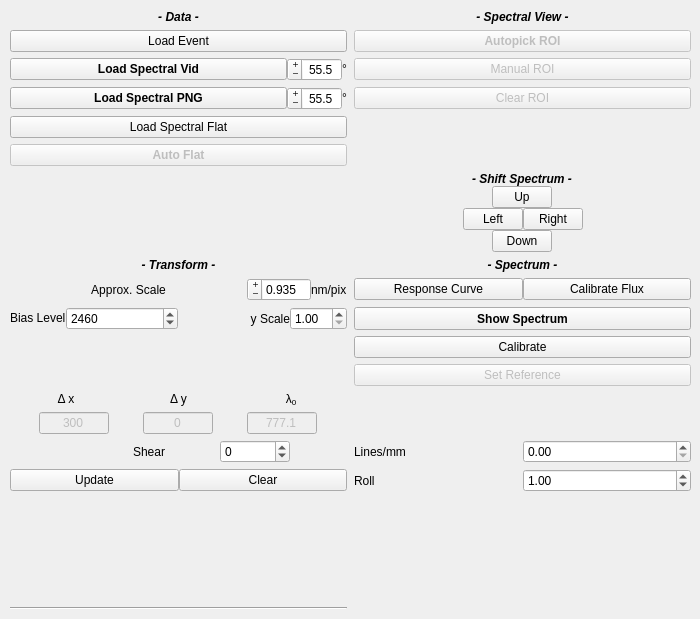
    <widget class="QWidget" name="tab_5">
     <attribute name="title">
      <string>Setup</string>
     </attribute>
     <widget class="QWidget" name="gridLayoutWidget">
      <property name="geometry">
       <rect>
        <x>10</x>
        <y>10</y>
        <width>681</width>
        <height>600</height>
       </rect>
      </property>
      <layout class="QGridLayout" name="gridLayout">
       <property name="sizeConstraint">
        <enum>QLayout::SetMinimumSize</enum>
       </property>
       <property name="horizontalSpacing">
        <number>7</number>
       </property>
       <item row="1" column="0">
        <widget class="QPushButton" name="LoadEventFile_button">
         <property name="sizePolicy">
          <sizepolicy hsizetype="MinimumExpanding" vsizetype="Fixed">
           <horstretch>0</horstretch>
           <verstretch>0</verstretch>
          </sizepolicy>
         </property>
         <property name="text">
          <string>Load Event</string>
         </property>
        </widget>
       </item>
       <item row="11" column="0">
        <layout class="QHBoxLayout" name="horizontalLayout_4"/>
       </item>
       <item row="13" column="0">
        <layout class="QHBoxLayout" name="horizontalLayout_19">
         <item>
          <widget class="QLineEdit" name="DeltaX_edit">
           <property name="enabled">
            <bool>false</bool>
           </property>
           <property name="sizePolicy">
            <sizepolicy hsizetype="Minimum" vsizetype="Fixed">
             <horstretch>0</horstretch>
             <verstretch>0</verstretch>
            </sizepolicy>
           </property>
           <property name="minimumSize">
            <size>
             <width>70</width>
             <height>0</height>
            </size>
           </property>
           <property name="maximumSize">
            <size>
             <width>70</width>
             <height>16777215</height>
            </size>
           </property>
           <property name="text">
            <string>300</string>
           </property>
           <property name="alignment">
            <set>Qt::AlignCenter</set>
           </property>
          </widget>
         </item>
         <item>
          <spacer name="horizontalSpacer">
           <property name="orientation">
            <enum>Qt::Horizontal</enum>
           </property>
           <property name="sizeType">
            <enum>QSizePolicy::Fixed</enum>
           </property>
           <property name="sizeHint" stdset="0">
            <size>
             <width>5</width>
             <height>10</height>
            </size>
           </property>
          </spacer>
         </item>
         <item>
          <widget class="QLineEdit" name="DeltaY_edit">
           <property name="enabled">
            <bool>false</bool>
           </property>
           <property name="sizePolicy">
            <sizepolicy hsizetype="Minimum" vsizetype="Fixed">
             <horstretch>0</horstretch>
             <verstretch>0</verstretch>
            </sizepolicy>
           </property>
           <property name="maximumSize">
            <size>
             <width>70</width>
             <height>16777215</height>
            </size>
           </property>
           <property name="text">
            <string>0</string>
           </property>
           <property name="alignment">
            <set>Qt::AlignCenter</set>
           </property>
          </widget>
         </item>
         <item>
          <spacer name="horizontalSpacer_2">
           <property name="orientation">
            <enum>Qt::Horizontal</enum>
           </property>
           <property name="sizeType">
            <enum>QSizePolicy::Fixed</enum>
           </property>
           <property name="sizeHint" stdset="0">
            <size>
             <width>5</width>
             <height>10</height>
            </size>
           </property>
          </spacer>
         </item>
         <item>
          <widget class="QLineEdit" name="nm0_edit">
           <property name="enabled">
            <bool>false</bool>
           </property>
           <property name="sizePolicy">
            <sizepolicy hsizetype="Minimum" vsizetype="Fixed">
             <horstretch>0</horstretch>
             <verstretch>0</verstretch>
            </sizepolicy>
           </property>
           <property name="maximumSize">
            <size>
             <width>70</width>
             <height>16777215</height>
            </size>
           </property>
           <property name="text">
            <string>777.1</string>
           </property>
           <property name="alignment">
            <set>Qt::AlignCenter</set>
           </property>
          </widget>
         </item>
        </layout>
       </item>
       <item row="9" column="1">
        <widget class="QPushButton" name="MeasuredSpec_button">
         <property name="enabled">
          <bool>true</bool>
         </property>
         <property name="sizePolicy">
          <sizepolicy hsizetype="Minimum" vsizetype="Fixed">
           <horstretch>0</horstretch>
           <verstretch>0</verstretch>
          </sizepolicy>
         </property>
         <property name="maximumSize">
          <size>
           <width>16777215</width>
           <height>40</height>
          </size>
         </property>
         <property name="font">
          <font>
           <weight>75</weight>
           <bold>true</bold>
          </font>
         </property>
         <property name="text">
          <string>Show Spectrum</string>
         </property>
        </widget>
       </item>
       <item row="12" column="0">
        <layout class="QHBoxLayout" name="horizontalLayout_3">
         <item>
          <widget class="QLabel" name="label_39">
           <property name="sizePolicy">
            <sizepolicy hsizetype="Minimum" vsizetype="Preferred">
             <horstretch>0</horstretch>
             <verstretch>0</verstretch>
            </sizepolicy>
           </property>
           <property name="text">
            <string>&lt;p&gt;&amp;Delta; x&lt;/p&gt;</string>
           </property>
           <property name="alignment">
            <set>Qt::AlignCenter</set>
           </property>
          </widget>
         </item>
         <item>
          <widget class="QLabel" name="label_40">
           <property name="sizePolicy">
            <sizepolicy hsizetype="Minimum" vsizetype="Preferred">
             <horstretch>0</horstretch>
             <verstretch>0</verstretch>
            </sizepolicy>
           </property>
           <property name="text">
            <string>&lt;p&gt;&amp;Delta; y&lt;/p&gt;</string>
           </property>
           <property name="alignment">
            <set>Qt::AlignCenter</set>
           </property>
          </widget>
         </item>
         <item>
          <widget class="QLabel" name="label_41">
           <property name="sizePolicy">
            <sizepolicy hsizetype="Minimum" vsizetype="Preferred">
             <horstretch>0</horstretch>
             <verstretch>0</verstretch>
            </sizepolicy>
           </property>
           <property name="text">
            <string>&lt;html&gt;&lt;head/&gt;&lt;body&gt;&lt;p&gt;&lt;span style=&quot; font-size:9pt;&quot;&gt;λ&lt;/span&gt;&lt;span style=&quot; font-size:9pt; vertical-align:sub;&quot;&gt;0&lt;/span&gt;&lt;/p&gt;&lt;/body&gt;&lt;/html&gt;</string>
           </property>
           <property name="alignment">
            <set>Qt::AlignCenter</set>
           </property>
          </widget>
         </item>
        </layout>
       </item>
       <item row="2" column="0">
        <layout class="QHBoxLayout" name="horizontalLayout_27">
         <item>
          <widget class="QPushButton" name="UploadSpectral_button">
           <property name="sizePolicy">
            <sizepolicy hsizetype="MinimumExpanding" vsizetype="Fixed">
             <horstretch>0</horstretch>
             <verstretch>0</verstretch>
            </sizepolicy>
           </property>
           <property name="font">
            <font>
             <weight>75</weight>
             <bold>true</bold>
            </font>
           </property>
           <property name="toolTip">
            <string extracomment="Select vid file to load and rotate by amount in box to the right"/>
           </property>
           <property name="text">
            <string>Load Spectral Vid</string>
           </property>
          </widget>
         </item>
         <item>
          <widget class="QDoubleSpinBox" name="SpectralRotation_rollbox">
           <property name="sizePolicy">
            <sizepolicy hsizetype="Maximum" vsizetype="Fixed">
             <horstretch>0</horstretch>
             <verstretch>0</verstretch>
            </sizepolicy>
           </property>
           <property name="toolTip">
            <string extracomment="Rotation"/>
           </property>
           <property name="whatsThis">
            <string extracomment="Rotation"/>
           </property>
           <property name="layoutDirection">
            <enum>Qt::RightToLeft</enum>
           </property>
           <property name="alignment">
            <set>Qt::AlignCenter</set>
           </property>
           <property name="buttonSymbols">
            <enum>QAbstractSpinBox::PlusMinus</enum>
           </property>
           <property name="decimals">
            <number>1</number>
           </property>
           <property name="minimum">
            <double>-90.000000000000000</double>
           </property>
           <property name="maximum">
            <double>90.000000000000000</double>
           </property>
           <property name="value">
            <double>55.500000000000000</double>
           </property>
          </widget>
         </item>
         <item>
          <widget class="QLabel" name="label_10">
           <property name="sizePolicy">
            <sizepolicy hsizetype="Maximum" vsizetype="Preferred">
             <horstretch>0</horstretch>
             <verstretch>0</verstretch>
            </sizepolicy>
           </property>
           <property name="text">
            <string>&lt;html&gt;&lt;head/&gt;&lt;body&gt;&lt;p&gt;&lt;span style=&quot; font-size:9pt; vertical-align:sup;&quot;&gt;&amp;deg;&lt;/span&gt;&lt;/p&gt;&lt;/body&gt;&lt;/html&gt;</string>
           </property>
          </widget>
         </item>
        </layout>
       </item>
       <item row="3" column="0">
        <layout class="QHBoxLayout" name="horizontalLayout_59">
         <item>
          <widget class="QPushButton" name="UploadSpectralPNG_button">
           <property name="sizePolicy">
            <sizepolicy hsizetype="MinimumExpanding" vsizetype="Fixed">
             <horstretch>0</horstretch>
             <verstretch>0</verstretch>
            </sizepolicy>
           </property>
           <property name="font">
            <font>
             <weight>75</weight>
             <bold>true</bold>
            </font>
           </property>
           <property name="toolTip">
            <string extracomment="Select png file to load and rotate by amount in box to the right"/>
           </property>
           <property name="text">
            <string>Load Spectral PNG</string>
           </property>
          </widget>
         </item>
         <item>
          <widget class="QDoubleSpinBox" name="SpectralRotation_rollbox2">
           <property name="sizePolicy">
            <sizepolicy hsizetype="Maximum" vsizetype="Fixed">
             <horstretch>0</horstretch>
             <verstretch>0</verstretch>
            </sizepolicy>
           </property>
           <property name="toolTip">
            <string extracomment="Rotation"/>
           </property>
           <property name="whatsThis">
            <string extracomment="Rotation"/>
           </property>
           <property name="layoutDirection">
            <enum>Qt::RightToLeft</enum>
           </property>
           <property name="alignment">
            <set>Qt::AlignCenter</set>
           </property>
           <property name="buttonSymbols">
            <enum>QAbstractSpinBox::PlusMinus</enum>
           </property>
           <property name="decimals">
            <number>1</number>
           </property>
           <property name="minimum">
            <double>-90.000000000000000</double>
           </property>
           <property name="maximum">
            <double>90.000000000000000</double>
           </property>
           <property name="value">
            <double>55.500000000000000</double>
           </property>
          </widget>
         </item>
         <item>
          <widget class="QLabel" name="label_42">
           <property name="sizePolicy">
            <sizepolicy hsizetype="Maximum" vsizetype="Preferred">
             <horstretch>0</horstretch>
             <verstretch>0</verstretch>
            </sizepolicy>
           </property>
           <property name="text">
            <string>&lt;html&gt;&lt;head/&gt;&lt;body&gt;&lt;p&gt;&lt;span style=&quot; font-size:9pt; vertical-align:sup;&quot;&gt;&amp;deg;&lt;/span&gt;&lt;/p&gt;&lt;/body&gt;&lt;/html&gt;</string>
           </property>
          </widget>
         </item>
        </layout>
       </item>
       <item row="3" column="1">
        <widget class="QPushButton" name="ClearSpectralRegion_button">
         <property name="enabled">
          <bool>false</bool>
         </property>
         <property name="text">
          <string>Clear ROI</string>
         </property>
        </widget>
       </item>
       <item row="0" column="1">
        <widget class="QLabel" name="label_9">
         <property name="maximumSize">
          <size>
           <width>16777215</width>
           <height>18</height>
          </size>
         </property>
         <property name="font">
          <font>
           <weight>75</weight>
           <italic>true</italic>
           <bold>true</bold>
          </font>
         </property>
         <property name="text">
          <string>- Spectral View -</string>
         </property>
         <property name="alignment">
          <set>Qt::AlignCenter</set>
         </property>
        </widget>
       </item>
       <item row="7" column="1">
        <widget class="QLabel" name="label_14">
         <property name="font">
          <font>
           <weight>75</weight>
           <italic>true</italic>
           <bold>true</bold>
          </font>
         </property>
         <property name="text">
          <string>- Spectrum -</string>
         </property>
         <property name="alignment">
          <set>Qt::AlignCenter</set>
         </property>
        </widget>
       </item>
       <item row="2" column="1">
        <widget class="QPushButton" name="SelectSpectralRegion_button">
         <property name="enabled">
          <bool>false</bool>
         </property>
         <property name="sizePolicy">
          <sizepolicy hsizetype="MinimumExpanding" vsizetype="Fixed">
           <horstretch>0</horstretch>
           <verstretch>0</verstretch>
          </sizepolicy>
         </property>
         <property name="text">
          <string>Manual ROI</string>
         </property>
        </widget>
       </item>
       <item row="9" column="0">
        <layout class="QHBoxLayout" name="horizontalLayout_34">
         <item>
          <widget class="QLabel" name="label_17">
           <property name="sizePolicy">
            <sizepolicy hsizetype="Maximum" vsizetype="Fixed">
             <horstretch>0</horstretch>
             <verstretch>0</verstretch>
            </sizepolicy>
           </property>
           <property name="text">
            <string>Bias Level</string>
           </property>
          </widget>
         </item>
         <item>
          <widget class="QSpinBox" name="BiasLevel_rollbox">
           <property name="maximum">
            <number>5000</number>
           </property>
           <property name="value">
            <number>2460</number>
           </property>
          </widget>
         </item>
         <item>
          <widget class="QLabel" name="label_18">
           <property name="text">
            <string>y Scale</string>
           </property>
           <property name="alignment">
            <set>Qt::AlignRight|Qt::AlignTrailing|Qt::AlignVCenter</set>
           </property>
          </widget>
         </item>
         <item>
          <widget class="QDoubleSpinBox" name="YScaler_rollbox">
           <property name="sizePolicy">
            <sizepolicy hsizetype="Maximum" vsizetype="Fixed">
             <horstretch>0</horstretch>
             <verstretch>0</verstretch>
            </sizepolicy>
           </property>
           <property name="minimum">
            <double>1.000000000000000</double>
           </property>
           <property name="value">
            <double>1.000000000000000</double>
           </property>
          </widget>
         </item>
        </layout>
       </item>
       <item row="4" column="0">
        <widget class="QPushButton" name="UploadSpectralFlat_button">
         <property name="enabled">
          <bool>true</bool>
         </property>
         <property name="sizePolicy">
          <sizepolicy hsizetype="MinimumExpanding" vsizetype="Fixed">
           <horstretch>0</horstretch>
           <verstretch>0</verstretch>
          </sizepolicy>
         </property>
         <property name="text">
          <string>Load Spectral Flat</string>
         </property>
        </widget>
       </item>
       <item row="11" column="1">
        <layout class="QHBoxLayout" name="horizontalLayout_61"/>
       </item>
       <item row="0" column="0">
        <widget class="QLabel" name="label_13">
         <property name="font">
          <font>
           <weight>75</weight>
           <italic>true</italic>
           <bold>true</bold>
          </font>
         </property>
         <property name="text">
          <string>- Data -</string>
         </property>
         <property name="alignment">
          <set>Qt::AlignCenter</set>
         </property>
        </widget>
       </item>
       <item row="6" column="1">
        <layout class="QVBoxLayout" name="verticalLayout_2">
         <item>
          <layout class="QHBoxLayout" name="horizontalLayout_49">
           <item>
            <widget class="QLabel" name="label_26">
             <property name="sizePolicy">
              <sizepolicy hsizetype="Fixed" vsizetype="Preferred">
               <horstretch>0</horstretch>
               <verstretch>0</verstretch>
              </sizepolicy>
             </property>
             <property name="font">
              <font>
               <weight>75</weight>
               <italic>true</italic>
               <bold>true</bold>
              </font>
             </property>
             <property name="text">
              <string>- Shift Spectrum -</string>
             </property>
            </widget>
           </item>
          </layout>
         </item>
         <item>
          <layout class="QHBoxLayout" name="horizontalLayout_51">
           <item>
            <widget class="QPushButton" name="ShiftUp_button">
             <property name="maximumSize">
              <size>
               <width>60</width>
               <height>16777215</height>
              </size>
             </property>
             <property name="text">
              <string>Up</string>
             </property>
            </widget>
           </item>
          </layout>
         </item>
         <item>
          <layout class="QHBoxLayout" name="horizontalLayout_50">
           <item>
            <spacer name="horizontalSpacer_3">
             <property name="orientation">
              <enum>Qt::Horizontal</enum>
             </property>
             <property name="sizeHint" stdset="0">
              <size>
               <width>40</width>
               <height>20</height>
              </size>
             </property>
            </spacer>
           </item>
           <item>
            <widget class="QPushButton" name="ShiftLeft_button">
             <property name="maximumSize">
              <size>
               <width>60</width>
               <height>16777215</height>
              </size>
             </property>
             <property name="text">
              <string>Left</string>
             </property>
            </widget>
           </item>
           <item>
            <widget class="QPushButton" name="ShiftRight_button">
             <property name="maximumSize">
              <size>
               <width>60</width>
               <height>16777215</height>
              </size>
             </property>
             <property name="text">
              <string>Right</string>
             </property>
            </widget>
           </item>
           <item>
            <spacer name="horizontalSpacer_4">
             <property name="orientation">
              <enum>Qt::Horizontal</enum>
             </property>
             <property name="sizeHint" stdset="0">
              <size>
               <width>40</width>
               <height>20</height>
              </size>
             </property>
            </spacer>
           </item>
          </layout>
         </item>
         <item>
          <layout class="QHBoxLayout" name="horizontalLayout_52">
           <item>
            <widget class="QPushButton" name="ShiftDown_button">
             <property name="maximumSize">
              <size>
               <width>60</width>
               <height>16777215</height>
              </size>
             </property>
             <property name="text">
              <string>Down</string>
             </property>
            </widget>
           </item>
          </layout>
         </item>
        </layout>
       </item>
       <item row="8" column="0">
        <layout class="QHBoxLayout" name="horizontalLayout_30">
         <item>
          <widget class="QLabel" name="label_15">
           <property name="layoutDirection">
            <enum>Qt::LeftToRight</enum>
           </property>
           <property name="text">
            <string>Approx. Scale</string>
           </property>
           <property name="alignment">
            <set>Qt::AlignCenter</set>
           </property>
          </widget>
         </item>
         <item>
          <widget class="QDoubleSpinBox" name="SpectralScale_rollbox">
           <property name="sizePolicy">
            <sizepolicy hsizetype="Maximum" vsizetype="Fixed">
             <horstretch>0</horstretch>
             <verstretch>0</verstretch>
            </sizepolicy>
           </property>
           <property name="layoutDirection">
            <enum>Qt::RightToLeft</enum>
           </property>
           <property name="buttonSymbols">
            <enum>QAbstractSpinBox::PlusMinus</enum>
           </property>
           <property name="decimals">
            <number>3</number>
           </property>
           <property name="value">
            <double>0.935000000000000</double>
           </property>
          </widget>
         </item>
         <item>
          <widget class="QLabel" name="label_16">
           <property name="sizePolicy">
            <sizepolicy hsizetype="Maximum" vsizetype="Preferred">
             <horstretch>0</horstretch>
             <verstretch>0</verstretch>
            </sizepolicy>
           </property>
           <property name="text">
            <string>nm/pix</string>
           </property>
          </widget>
         </item>
        </layout>
       </item>
       <item row="14" column="0">
        <layout class="QHBoxLayout" name="horizontalLayout_24">
         <item>
          <widget class="QLabel" name="label_43">
           <property name="sizePolicy">
            <sizepolicy hsizetype="MinimumExpanding" vsizetype="Preferred">
             <horstretch>0</horstretch>
             <verstretch>0</verstretch>
            </sizepolicy>
           </property>
           <property name="maximumSize">
            <size>
             <width>100</width>
             <height>16777215</height>
            </size>
           </property>
           <property name="text">
            <string>Shear</string>
           </property>
           <property name="alignment">
            <set>Qt::AlignRight|Qt::AlignTrailing|Qt::AlignVCenter</set>
           </property>
          </widget>
         </item>
         <item>
          <widget class="QSpinBox" name="SpectralShear_rollbox">
           <property name="sizePolicy">
            <sizepolicy hsizetype="Fixed" vsizetype="Fixed">
             <horstretch>0</horstretch>
             <verstretch>0</verstretch>
            </sizepolicy>
           </property>
           <property name="maximumSize">
            <size>
             <width>70</width>
             <height>16777215</height>
            </size>
           </property>
           <property name="wrapping">
            <bool>true</bool>
           </property>
           <property name="minimum">
            <number>-300</number>
           </property>
           <property name="maximum">
            <number>300</number>
           </property>
           <property name="singleStep">
            <number>10</number>
           </property>
          </widget>
         </item>
        </layout>
       </item>
       <item row="14" column="1">
        <layout class="QHBoxLayout" name="horizontalLayout_8">
         <item>
          <widget class="QLabel" name="label_4">
           <property name="text">
            <string>Lines/mm</string>
           </property>
          </widget>
         </item>
         <item>
          <widget class="QDoubleSpinBox" name="Lmm_rollbox"/>
         </item>
        </layout>
       </item>
       <item row="8" column="1">
        <layout class="QHBoxLayout" name="horizontalLayout_62">
         <item>
          <widget class="QPushButton" name="UploadResponsivity_button">
           <property name="text">
            <string>Response Curve</string>
           </property>
          </widget>
         </item>
         <item>
          <widget class="QPushButton" name="UploadFlux_button">
           <property name="text">
            <string>Calibrate Flux</string>
           </property>
          </widget>
         </item>
        </layout>
       </item>
       <item row="11" column="1">
        <widget class="QPushButton" name="SetReference_button">
         <property name="enabled">
          <bool>false</bool>
         </property>
         <property name="text">
          <string>Set Reference</string>
         </property>
         <property name="checkable">
          <bool>true</bool>
         </property>
         <property name="autoDefault">
          <bool>false</bool>
         </property>
         <property name="default">
          <bool>false</bool>
         </property>
         <property name="flat">
          <bool>false</bool>
         </property>
        </widget>
       </item>
       <item row="17" column="0">
        <widget class="Line" name="line_18">
         <property name="orientation">
          <enum>Qt::Horizontal</enum>
         </property>
        </widget>
       </item>
       <item row="1" column="1">
        <widget class="QPushButton" name="AutoPick_button">
         <property name="enabled">
          <bool>false</bool>
         </property>
         <property name="sizePolicy">
          <sizepolicy hsizetype="MinimumExpanding" vsizetype="Fixed">
           <horstretch>0</horstretch>
           <verstretch>0</verstretch>
          </sizepolicy>
         </property>
         <property name="font">
          <font>
           <weight>75</weight>
           <bold>true</bold>
          </font>
         </property>
         <property name="text">
          <string>Autopick ROI</string>
         </property>
        </widget>
       </item>
       <item row="15" column="1">
        <layout class="QHBoxLayout" name="horizontalLayout_10">
         <item>
          <widget class="QLabel" name="label_6">
           <property name="text">
            <string>Roll</string>
           </property>
          </widget>
         </item>
         <item>
          <widget class="QDoubleSpinBox" name="Roll_rollbox">
           <property name="value">
            <double>1.000000000000000</double>
           </property>
          </widget>
         </item>
        </layout>
       </item>
       <item row="15" column="0">
        <layout class="QHBoxLayout" name="horizontalLayout_13">
         <item>
          <widget class="QPushButton" name="UpdateAffine_button">
           <property name="enabled">
            <bool>true</bool>
           </property>
           <property name="sizePolicy">
            <sizepolicy hsizetype="MinimumExpanding" vsizetype="Fixed">
             <horstretch>0</horstretch>
             <verstretch>0</verstretch>
            </sizepolicy>
           </property>
           <property name="font">
            <font>
             <weight>50</weight>
             <bold>false</bold>
            </font>
           </property>
           <property name="text">
            <string>Update</string>
           </property>
          </widget>
         </item>
         <item>
          <widget class="QPushButton" name="ClearAffine_button">
           <property name="sizePolicy">
            <sizepolicy hsizetype="MinimumExpanding" vsizetype="Fixed">
             <horstretch>0</horstretch>
             <verstretch>0</verstretch>
            </sizepolicy>
           </property>
           <property name="text">
            <string>Clear</string>
           </property>
          </widget>
         </item>
        </layout>
       </item>
       <item row="5" column="0">
        <widget class="QPushButton" name="AutoSpectralFlat_button">
         <property name="enabled">
          <bool>false</bool>
         </property>
         <property name="sizePolicy">
          <sizepolicy hsizetype="MinimumExpanding" vsizetype="Fixed">
           <horstretch>0</horstretch>
           <verstretch>0</verstretch>
          </sizepolicy>
         </property>
         <property name="font">
          <font>
           <weight>75</weight>
           <bold>true</bold>
          </font>
         </property>
         <property name="text">
          <string>Auto Flat</string>
         </property>
        </widget>
       </item>
       <item row="7" column="0">
        <widget class="QLabel" name="label_11">
         <property name="maximumSize">
          <size>
           <width>16777215</width>
           <height>18</height>
          </size>
         </property>
         <property name="font">
          <font>
           <weight>75</weight>
           <italic>true</italic>
           <bold>true</bold>
          </font>
         </property>
         <property name="text">
          <string>- Transform -</string>
         </property>
         <property name="alignment">
          <set>Qt::AlignCenter</set>
         </property>
        </widget>
       </item>
       <item row="10" column="1">
        <widget class="QPushButton" name="CalibrateSpectrum_button">
         <property name="enabled">
          <bool>true</bool>
         </property>
         <property name="text">
          <string>Calibrate</string>
         </property>
        </widget>
       </item>
       <item row="16" column="0">
        <spacer name="verticalSpacer">
         <property name="orientation">
          <enum>Qt::Vertical</enum>
         </property>
         <property name="sizeHint" stdset="0">
          <size>
           <width>20</width>
           <height>40</height>
          </size>
         </property>
        </spacer>
       </item>
      </layout>
     </widget>
    </widget>
